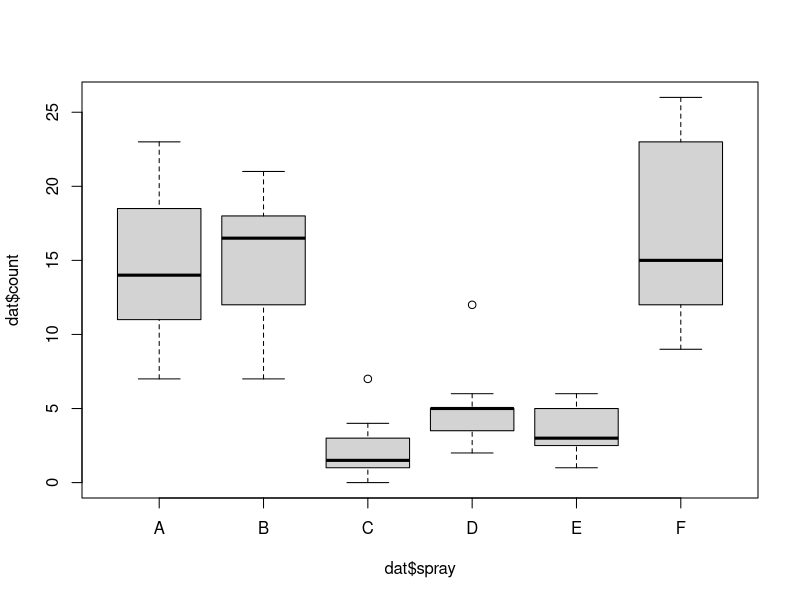

Recreate this plot in R.
getwd()
setwd("E:/DATA/LAKSHMI/Varadha_lab/R_workshop_2016/stat_progs_R/stat_progs_R/5_statistical_tests/1_parametric_tests")
dat = read.table("insect_sprays.txt", header=TRUE, sep='\t')

mean(dat$count[dat$spray=="A"])
mean(dat$count[dat$spray=="B"])
mean(dat$count[dat$spray=="C"])
mean(dat$count[dat$spray=="D"])
mean(dat$count[dat$spray=="E"])

tapply(dat$count, dat$spray, mean) 
tapply(dat$count, dat$spray, length)

boxplot(dat$count ~ dat$spray)

# one way anova test. Default assumption is variances not equal.
oneway.test(dat$count~dat$spray)

# To make variences equal, set parameter
oneway.test(dat$count~dat$spray,var.equal=TRUE)

# Run anov function
aov.out = aov(count ~ spray, data=InsectSprays)
summary(aov.out)

# see pdf file ANOVA_in_R.pdf attached. (from web, auther unknown) 







